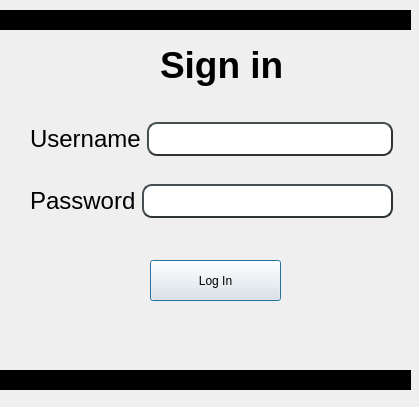
<?xml version="1.0" encoding="UTF-8"?>
<ui version="4.0">
 <class>Clogin</class>
 <widget class="QDialog" name="Clogin">
  <property name="geometry">
   <rect>
    <x>0</x>
    <y>0</y>
    <width>419</width>
    <height>407</height>
   </rect>
  </property>
  <property name="windowTitle">
   <string>Dialog</string>
  </property>
  <widget class="QPushButton" name="LogInButton">
   <property name="geometry">
    <rect>
     <x>150</x>
     <y>260</y>
     <width>131</width>
     <height>41</height>
    </rect>
   </property>
   <property name="styleSheet">
    <string notr="true">font: 75 italic 21pt &quot;URW Chancery L&quot;;</string>
   </property>
   <property name="text">
    <string>Log In</string>
   </property>
   <property name="icon">
    <iconset>
     <normaloff>../../../Завантаження/Businessman_Safe_Secure_Protected_User_Lock_Person-512.png</normaloff>../../../Завантаження/Businessman_Safe_Secure_Protected_User_Lock_Person-512.png</iconset>
   </property>
   <property name="iconSize">
    <size>
     <width>45</width>
     <height>45</height>
    </size>
   </property>
  </widget>
  <widget class="QLabel" name="label_3">
   <property name="geometry">
    <rect>
     <x>160</x>
     <y>40</y>
     <width>121</width>
     <height>51</height>
    </rect>
   </property>
   <property name="styleSheet">
    <string notr="true">
font: 100  italic 30pt &quot;URW Chancery L&quot;;</string>
   </property>
   <property name="text">
    <string>&lt;html&gt;&lt;head/&gt;&lt;body&gt;&lt;p&gt;&lt;span style=&quot; font-size:28pt; font-weight:600;&quot;&gt;Sign in&lt;/span&gt;&lt;/p&gt;&lt;/body&gt;&lt;/html&gt;</string>
   </property>
  </widget>
  <widget class="QWidget" name="layoutWidget">
   <property name="geometry">
    <rect>
     <x>30</x>
     <y>100</y>
     <width>363</width>
     <height>141</height>
    </rect>
   </property>
   <layout class="QVBoxLayout" name="verticalLayout">
    <item>
     <layout class="QHBoxLayout" name="horizontalLayout">
      <item>
       <widget class="QLabel" name="usernamelabel">
        <property name="styleSheet">
         <string notr="true">font: 57 italic 16pt &quot;URW Chancery L&quot;;</string>
        </property>
        <property name="text">
         <string>&lt;html&gt;&lt;head/&gt;&lt;body&gt;&lt;p&gt;&lt;span style=&quot; font-size:18pt;&quot;&gt;Username&lt;/span&gt;&lt;/p&gt;&lt;/body&gt;&lt;/html&gt;</string>
        </property>
       </widget>
      </item>
      <item>
       <widget class="QLineEdit" name="usernamelineEdit">
        <property name="styleSheet">
         <string notr="true">   background-color: white;
    border-style: outset;
    border-width: 2px;
    border-radius: 10px;
    border-color: rgb(46, 52, 54);
    font: 14px;
    min-width: 10em;
    padding: 6px;</string>
        </property>
       </widget>
      </item>
     </layout>
    </item>
    <item>
     <layout class="QHBoxLayout" name="horizontalLayout_2">
      <item>
       <widget class="QLabel" name="passwordlabel">
        <property name="styleSheet">
         <string notr="true">font: 57 italic 16pt &quot;URW Chancery L&quot;;</string>
        </property>
        <property name="text">
         <string>&lt;html&gt;&lt;head/&gt;&lt;body&gt;&lt;p&gt;&lt;span style=&quot; font-size:18pt;&quot;&gt;Password&lt;/span&gt;&lt;/p&gt;&lt;/body&gt;&lt;/html&gt;</string>
        </property>
       </widget>
      </item>
      <item>
       <widget class="QLineEdit" name="PasswordlineEdit">
        <property name="styleSheet">
         <string notr="true">background-color: white;
    border-style: outset;
    border-width: 2px;
    border-radius: 10px;
    border-color: rgb(46, 52, 54);
    font: 14px;
    min-width: 10em;
    padding: 6px;</string>
        </property>
        <property name="echoMode">
         <enum>QLineEdit::Password</enum>
        </property>
       </widget>
      </item>
     </layout>
    </item>
   </layout>
  </widget>
  <widget class="QLabel" name="label">
   <property name="geometry">
    <rect>
     <x>30</x>
     <y>30</y>
     <width>141</width>
     <height>21</height>
    </rect>
   </property>
   <property name="text">
    <string/>
   </property>
  </widget>
  <widget class="QLabel" name="label_2">
   <property name="geometry">
    <rect>
     <x>0</x>
     <y>10</y>
     <width>411</width>
     <height>371</height>
    </rect>
   </property>
   <property name="text">
    <string/>
   </property>
   <property name="pixmap">
    <pixmap>../../../Завантаження/20-aerografiya.jpg</pixmap>
   </property>
  </widget>
  <widget class="Line" name="line">
   <property name="geometry">
    <rect>
     <x>-10</x>
     <y>370</y>
     <width>421</width>
     <height>20</height>
    </rect>
   </property>
   <property name="styleSheet">
    <string notr="true">background-color:rgb(0, 0, 0);</string>
   </property>
   <property name="orientation">
    <enum>Qt::Horizontal</enum>
   </property>
  </widget>
  <widget class="Line" name="line_2">
   <property name="geometry">
    <rect>
     <x>0</x>
     <y>10</y>
     <width>411</width>
     <height>20</height>
    </rect>
   </property>
   <property name="styleSheet">
    <string notr="true">background-color:rgb(0, 0, 0);</string>
   </property>
   <property name="orientation">
    <enum>Qt::Horizontal</enum>
   </property>
  </widget>
  <zorder>label_2</zorder>
  <zorder>label_3</zorder>
  <zorder>layoutWidget</zorder>
  <zorder>LogInButton</zorder>
  <zorder>label</zorder>
  <zorder>line</zorder>
  <zorder>line_2</zorder>
 </widget>
 <resources/>
 <connections/>
</ui>
